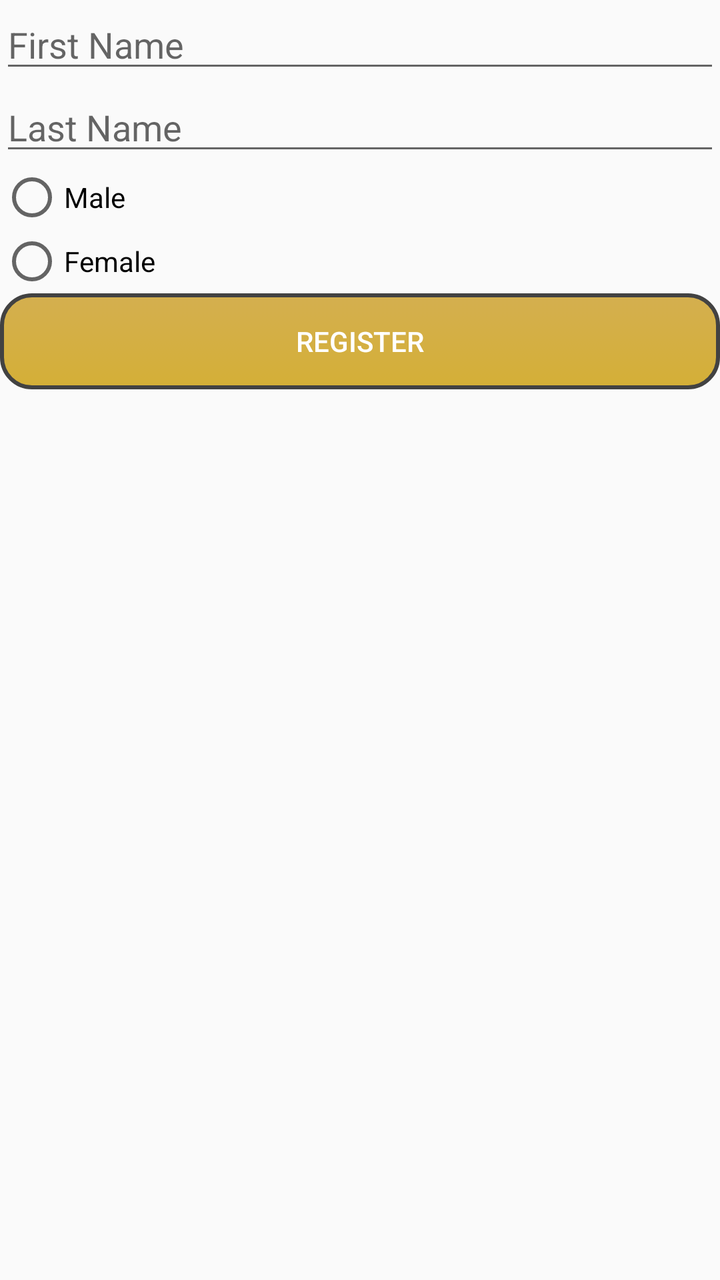
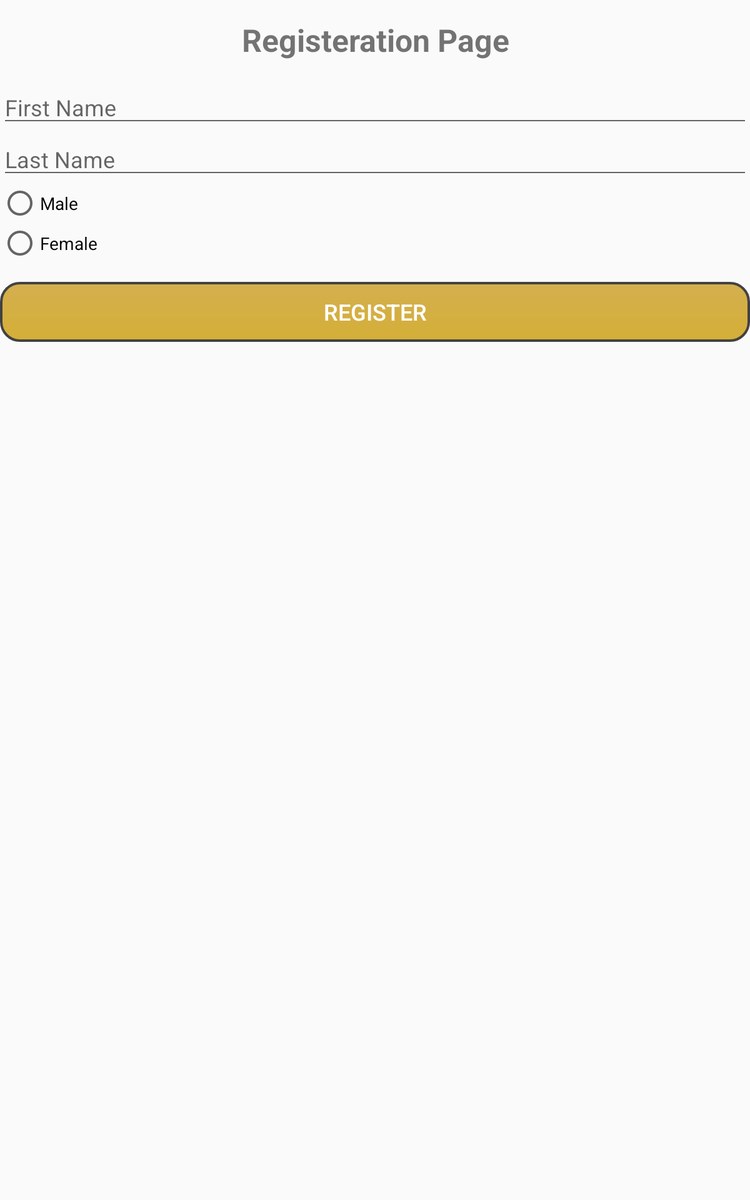

The same Android screen from two of the app's own layout files: first res/layout/ as a phone draws it, then the author's variant for another configuration, drawn on a device whose configuration selects that folder. Both files follow.
<!-- AndroidManifest.xml: application theme AppTheme -->
<!-- res/layout/activity_register.xml -->
<?xml version="1.0" encoding="utf-8"?>
<LinearLayout xmlns:android="http://schemas.android.com/apk/res/android"
    xmlns:app="http://schemas.android.com/apk/res-auto"
    xmlns:tools="http://schemas.android.com/tools"
    android:layout_width="match_parent"
    android:orientation="vertical"
    android:layout_height="match_parent"
    tools:context=".RegisterActivity">




    <ScrollView
        android:layout_width="match_parent"
        android:layout_height="match_parent">
        <LinearLayout
            android:orientation="vertical"
            android:layout_width="match_parent"
            android:layout_height="match_parent">


            <EditText
                android:hint="First Name"
                android:id="@+id/firstNameReg"
                android:layout_width="match_parent"
                android:layout_height="wrap_content" />


            <EditText
                android:hint="Last Name"
                android:id="@+id/lastNameReg"
                android:layout_width="match_parent"
                android:layout_height="wrap_content" />

            <RadioGroup
                android:id="@+id/radioBut"
                android:layout_width="match_parent"
                android:layout_height="wrap_content">

                <RadioButton
                    android:id="@+id/cashId"
                    android:text="Male"
                    android:layout_width="match_parent"
                    android:layout_height="wrap_content" />
                <RadioButton
                    android:id="@+id/postPaidId"
                    android:text="Female"
                    android:layout_width="match_parent"
                    android:layout_height="wrap_content" />


            </RadioGroup>

            <Button
                android:background="@drawable/custom_button"
                android:enabled="false"
                android:id="@+id/registerBtn"
                android:text="Register"
                android:layout_width="match_parent"
                android:layout_height="wrap_content" />

        </LinearLayout>
    </ScrollView>
</LinearLayout>
<!-- resources referenced by this layout -->
<resources>
  <!-- drawable custom_button (drawable) -->
  <?xml version="1.0" encoding="utf-8"?>
  <selector xmlns:android="http://schemas.android.com/apk/res/android">
      <item
          android:state_pressed="true"
          android:drawable="@drawable/button_pressed" />
  
      <item
          android:drawable="@drawable/button_default" />
  
      <item android:state_enabled="true"
          android:drawable="@drawable/button_disable"/>
  </selector>
  <style name="AppTheme" parent="Theme.AppCompat.Light.NoActionBar">
          
          <item name="colorPrimary">@color/colorPrimary</item>
          <item name="colorPrimaryDark">@color/colorPrimaryDark</item>
          <item name="colorAccent">@color/colorAccent</item>
          <item name="buttonStyle">@style/CustomButton</item>
      </style>
  <!-- drawable button_pressed (drawable) -->
  <?xml version="1.0" encoding="utf-8"?>
  <shape xmlns:android="http://schemas.android.com/apk/res/android"
      android:shape="rectangle">
  
      <gradient
          android:angle="90"
          android:endColor="#D4AFff"
          android:startColor="#D4AFff" />
  
      <padding
          android:bottom="7dp"
          android:left="7dp"
          android:right="7dp"
          android:top="7dp" />
  
      <stroke
          android:width="2dp"
          android:color="#FFF" />
      
  
      <corners android:radius="15dp" />
  
  </shape>
  <!-- drawable button_default (drawable) -->
  <?xml version="1.0" encoding="utf-8"?>
  <shape xmlns:android="http://schemas.android.com/apk/res/android"
  android:shape="rectangle">
  
  <gradient
      android:angle="90"
      android:endColor="#D4AF4F"
      android:startColor="#D4AF37" />
  
  <padding
      android:bottom="7dp"
      android:left="7dp"
      android:right="7dp"
      android:top="7dp" />
  
  <stroke
      android:width="2dp"
      android:color="@color/cardview_dark_background" />
  
  
  <corners android:radius="15dp" />
  
  </shape>
  <!-- drawable button_disable (drawable) -->
  <?xml version="1.0" encoding="utf-8"?>
  <shape xmlns:android="http://schemas.android.com/apk/res/android"
      android:shape="rectangle">
  
      <gradient
          android:angle="90"
          android:endColor="#D4F4F1"
          android:startColor="#D4Af37" />
  
      <padding
          android:bottom="7dp"
          android:left="7dp"
          android:right="7dp"
          android:top="7dp" />
  
      <stroke
          android:width="2dp"
          android:color="#FFF" />
      
  
      <corners android:radius="15dp" />
  
  </shape>
  <color name="colorPrimary">#FFC107</color>
  <color name="colorPrimaryDark">#332705</color>
  <color name="colorAccent">#D4AF4F</color>
  <style name="CustomButton" parent="Widget.AppCompat.Button">
          <item name="android:background">@drawable/custom_button</item>
          <item name="android:textColor">#FFF</item>
          <item name="android:stateListAnimator" tools:targetApi="lollipop">@null</item>
      </style>
</resources>
<!-- res/layout-sw600dp/activity_register.xml (the author's variant of the layout above) -->
<!-- drawn on a 7-inch tablet held upright -->
<?xml version="1.0" encoding="utf-8"?>
<LinearLayout xmlns:android="http://schemas.android.com/apk/res/android"
    xmlns:app="http://schemas.android.com/apk/res-auto"
    xmlns:tools="http://schemas.android.com/tools"
    android:layout_width="match_parent"
    android:orientation="vertical"
    android:layout_height="match_parent"
    tools:context=".RegisterActivity">




    <ScrollView
        android:layout_width="match_parent"
        android:layout_height="match_parent">
        <LinearLayout
            android:orientation="vertical"
            android:layout_width="match_parent"
            android:layout_height="match_parent">

            <TextView
                android:textStyle="bold"
                android:layout_marginTop="15dp"
                android:layout_marginBottom="15dp"
                android:gravity="center"
                android:textSize="25dp"
                android:text="Registeration Page"
                android:layout_width="match_parent"
                android:layout_height="match_parent" />
            

            <EditText
                android:textSize="18dp"
                android:hint="First Name"
                android:id="@+id/firstNameReg"
                android:layout_width="match_parent"
                android:layout_height="wrap_content" />


            <EditText
                android:textSize="18dp"
                android:hint="Last Name"
                android:id="@+id/lastNameReg"
                android:layout_width="match_parent"
                android:layout_height="wrap_content" />

            <RadioGroup
                android:id="@+id/radioBut"
                android:layout_width="match_parent"
                android:layout_height="wrap_content">

                <RadioButton
                    android:id="@+id/cashId"
                    android:text="Male"
                    android:layout_width="match_parent"
                    android:layout_height="wrap_content" />
                <RadioButton
                    android:id="@+id/postPaidId"
                    android:text="Female"
                    android:layout_width="match_parent"
                    android:layout_height="wrap_content" />


            </RadioGroup>

            <Button
                android:textSize="18dp"
                android:layout_marginTop="15dp"
                android:background="@drawable/custom_button"
                android:enabled="false"
                android:id="@+id/registerBtn"
                android:text="Register"
                android:layout_width="match_parent"
                android:layout_height="wrap_content" />

        </LinearLayout>
    </ScrollView>
</LinearLayout>
